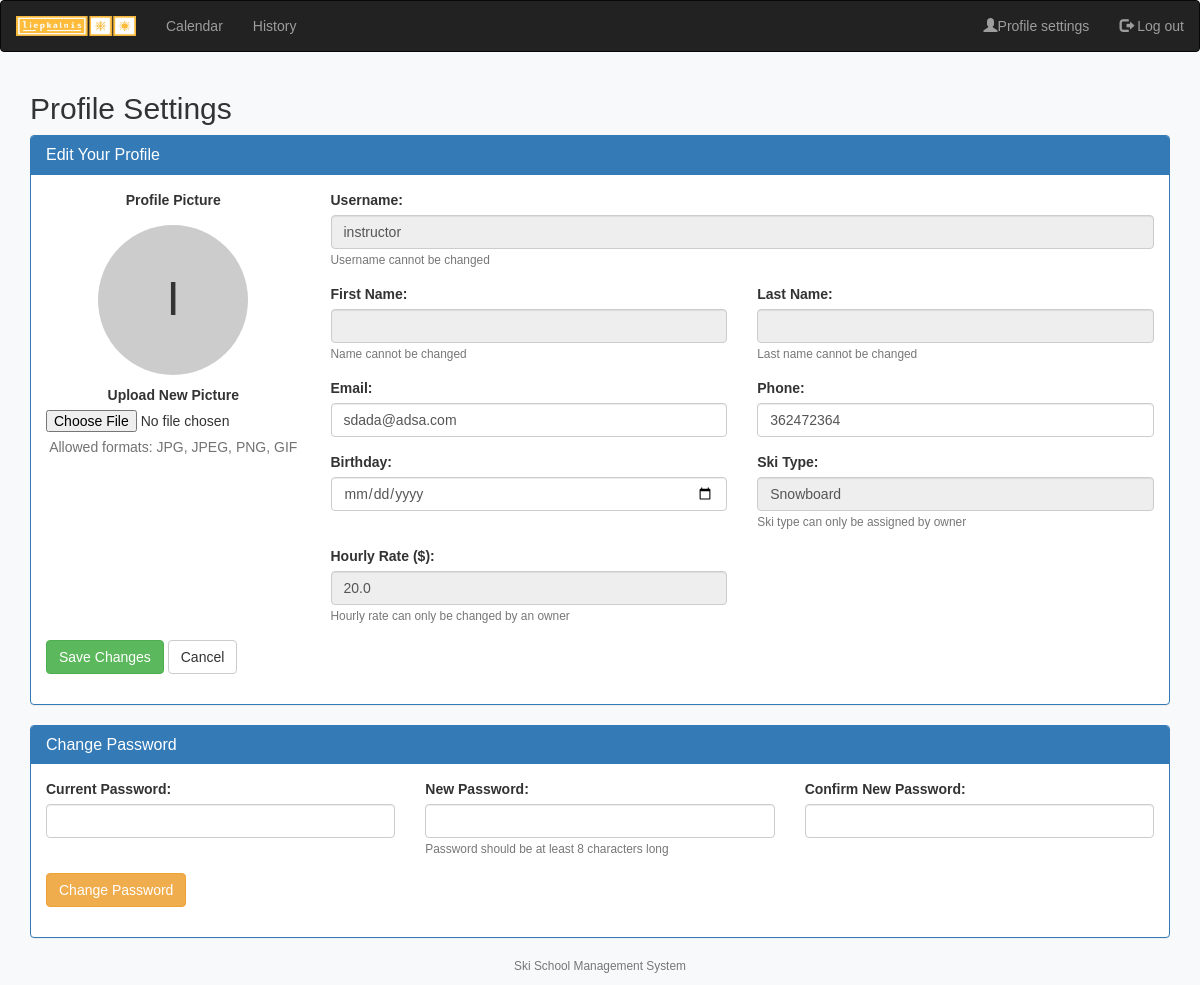
Page /settings (signed in) on the earlier database version.
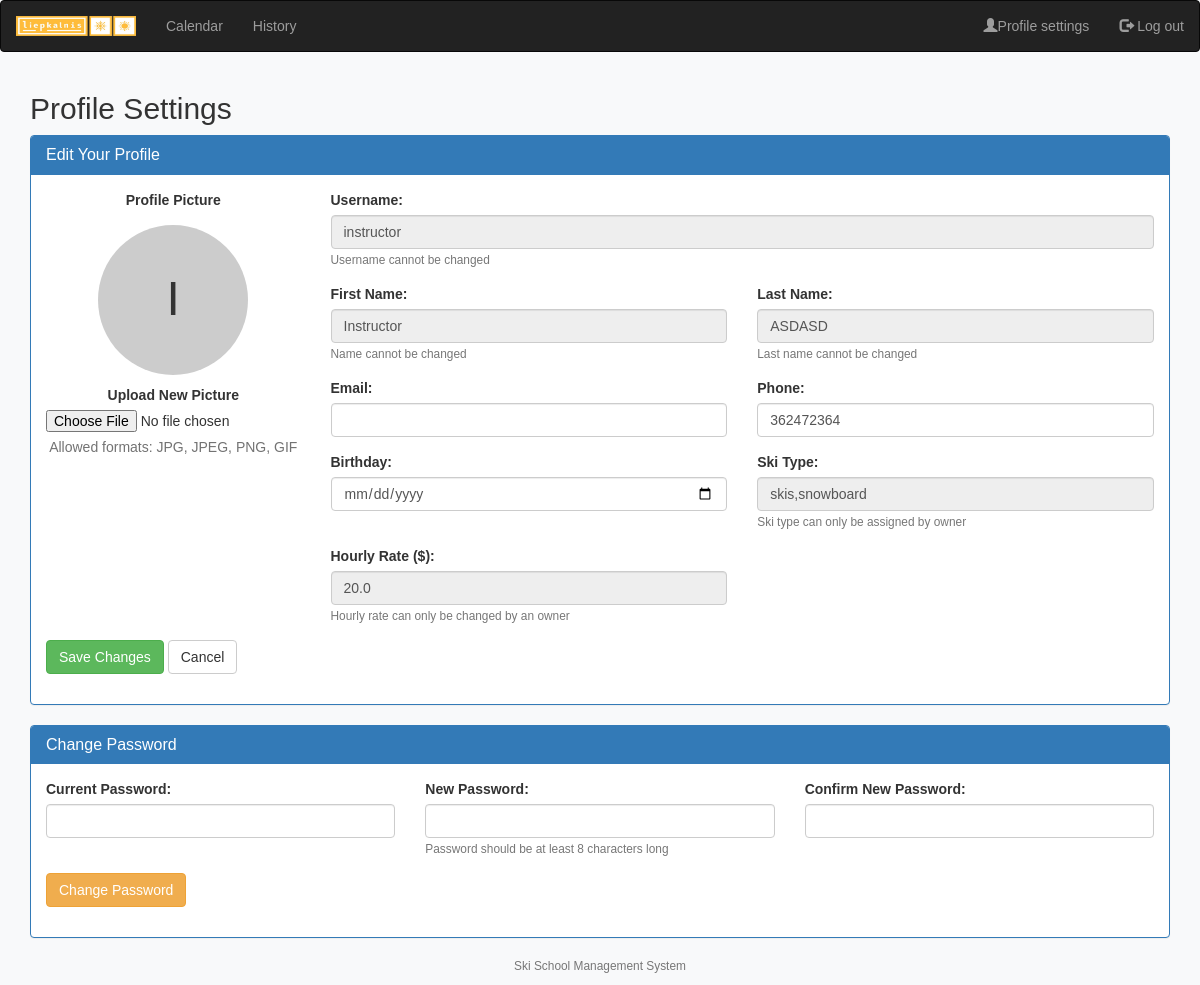
Same page on the later database version.
### tables this page shows
CREATE TABLE "user_info" (
	"id"	INTEGER,
	"username"	TEXT NOT NULL UNIQUE,
	"role"	TEXT NOT NULL,
	"name"	TEXT,
	"surname"	TEXT,
	"email"	TEXT UNIQUE,
	"phone"	TEXT,
	"profile_picture"	TEXT,
	"hourly_rate"	REAL DEFAULT 0, birthday TEXT, ski_type TEXT,
	PRIMARY KEY("id"),
	FOREIGN KEY("id") REFERENCES "users"("id") ON DELETE CASCADE
);

### app.py (the view, shortened to what this page needs)
@app.route("/settings", methods=["GET", "POST"])
@login_required
def settings():
    user_info = db.execute(
        """
        SELECT u.id, u.username, u.role, ui.*
        FROM users u
        JOIN user_info ui ON u.id = ui.id
        WHERE u.id = ?
        """,
        current_user.id
    )
    if not user_info:
        flash("Error retrieving user information", "danger")
        return redirect("/")
    user_info = user_info[0]
    if current_user.role == "owner":
        template = "owner/settings.html"
    elif current_user.role == "admin":
        template = "admin/settings.html"
    elif current_user.role == "instructor":
        template = "instructor/settings.html"
    elif current_user.role == "customer":
        template = "customer/settings.html"
    else:
        flash("Something went wrong", "danger")
        return redirect("/logout")
    return render_template(template, user=user_info)

### app.py (called while the page is built)
@login_manager.user_loader
def load_user(user_id):
    try:
        user = db.execute("SELECT * FROM users WHERE id = ?", int(user_id))
        if user:
            return User(user[0]["id"], user[0]["username"], user[0]["role"])
        return None  # Return None if no user found
    except (ValueError, TypeError):
        return None

### templates/instructor/settings.html (shortened to what this page needs)
{% extends "layout.html" %}
{% block main %}
    {% include "settings.html" %}
{% endblock %}

### templates/settings.html (shortened to what the changed rows need)
<div class="container">
    <h2>Profile Settings</h2>
    <div class="row">
        <div class="col-md-12">
            <div class="panel panel-primary">
                <div class="panel-body">
                    <form action="/settings" method="post" enctype="multipart/form-data">
                        <div class="row">
                            <div class="col-md-3">
                                <div class="form-group text-center">
                                    <div style="margin: 10px 0;">
                                        {% if user.profile_picture %}
                                        <img src="{{ user.profile_picture }}" alt="Profile" class="img-circle"
                                            style="width: 150px; height: 150px; object-fit: cover; border: 1px solid #ddd;">
                                        {% else %}
                                        <div class="img-circle"
                                            style="width: 150px; height: 150px; background-color: #ccc; display: flex; align-items: center; justify-content: center; margin: 0 auto; font-size: 48px;">
                                            <span>{{ user.username[0].upper() }}</span>
                                        </div>
                                        {% endif %}
                                    </div>
                                </div>
                            </div>
                            <div class="col-md-9">
                                <div class="form-group">
                                    <label for="username">Username:</label>
                                    <input type="text" class="form-control" id="username" value="{{ user.username }}"
                                        disabled>
                                    <small class="text-muted">Username cannot be changed</small>
                                </div>
                                <div class="row">
                                    <div class="col-md-6">
                                        <div class="form-group">
                                            <label for="name">First Name:</label>
                                            <input type="text" class="form-control" id="name"
                                                value="{{ user.name or '' }}" disabled>
                                            <small class="text-muted">Name cannot be changed</small>
                                        </div>
                                    </div>
                                    <div class="col-md-6">
                                        <div class="form-group">
                                            <label for="surname">Last Name:</label>
                                            <input type="text" class="form-control" id="surname"
                                                value="{{ user.surname or '' }}" disabled>
                                            <small class="text-muted">Last name cannot be changed</small>
                                        </div>
                                    </div>
                                </div>
                                <div class="row">
                                    <div class="col-md-6">
                                        <div class="form-group">
                                            <label for="email">Email:</label>
                                            <input type="email" class="form-control" id="email" name="email"
                                                value="{{ user.email or '' }}">
                                        </div>
                                    </div>
                                    <div class="col-md-6">
                                        <div class="form-group">
                                            <label for="phone">Phone:</label>
                                            <input type="tel" class="form-control" id="phone" name="phone"
                                                value="{{ user.phone or '' }}">
                                        </div>
                                    </div>
                                </div>
                                <div class="row">
                                    <div class="col-md-6">
                                        <div class="form-group">
                                            <label for="ski_type">Ski Type:</label>
                                            {% if user.role == 'customer' %}
                                            <select class="form-control" id="ski_type" name="ski_type">
                                                <option value="">Select Ski Type</option>
                                                <option value="Skis" {% if user.ski_type=='Skis' %}selected{% endif %}>
                                                    Skis</option>
                                                <option value="Snowboard" {% if user.ski_type=='Snowboard' %}selected{%
                                                    endif %}>Snowboard</option>
                                            </select>
                                            {% else %}
                                            <input type="text" class="form-control" id="ski_type"
                                                value="{{ user.ski_type or 'Not specified' }}" disabled>
                                            <small class="text-muted">Ski type can only be assigned by owner</small>
                                            {% endif %}
                                        </div>
                                    </div>
                                </div>
                                {% if user.role == 'instructor' or user.role == 'admin' %}
                                <div class="row">
                                    <div class="col-md-6">
                                        <div class="form-group">
                                            <label for="hourly_rate">Hourly Rate ($):</label>
                                            <input type="text" class="form-control" id="hourly_rate"
                                                value="{{ user.hourly_rate or '0.00' }}" disabled>
                                            <small class="text-muted">Hourly rate can only be changed by an
                                                owner</small>
                                        </div>
                                    </div>
                                </div>
                                {% endif %}
                            </div>
                        </div>
                    </form>
                </div>
            </div>
        </div>
    </div>
</div>

Differences in the rows shown:
changed user_info "instructor": name (not shown) → "Instructor"; surname (not shown) → "ASDASD"; ski_type "Snowboard" → "skis,snowboard"; email "sdada@adsa.com" → (not shown)
